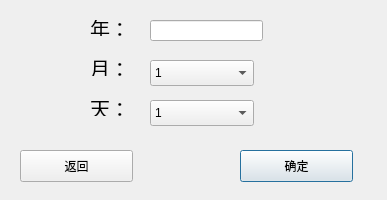
<?xml version="1.0" encoding="UTF-8"?>
<ui version="4.0">
 <class>RecordDialog</class>
 <widget class="QDialog" name="RecordDialog">
  <property name="geometry">
   <rect>
    <x>0</x>
    <y>0</y>
    <width>387</width>
    <height>200</height>
   </rect>
  </property>
  <property name="windowTitle">
   <string>Dialog</string>
  </property>
  <widget class="QPushButton" name="pushButton">
   <property name="geometry">
    <rect>
     <x>240</x>
     <y>150</y>
     <width>113</width>
     <height>32</height>
    </rect>
   </property>
   <property name="text">
    <string>确定</string>
   </property>
  </widget>
  <widget class="QPushButton" name="pushButton_2">
   <property name="geometry">
    <rect>
     <x>20</x>
     <y>150</y>
     <width>113</width>
     <height>32</height>
    </rect>
   </property>
   <property name="text">
    <string>返回</string>
   </property>
  </widget>
  <widget class="QLabel" name="label">
   <property name="geometry">
    <rect>
     <x>90</x>
     <y>20</y>
     <width>60</width>
     <height>16</height>
    </rect>
   </property>
   <property name="font">
    <font>
     <pointsize>15</pointsize>
    </font>
   </property>
   <property name="text">
    <string>年：</string>
   </property>
  </widget>
  <widget class="QLineEdit" name="lineEdit">
   <property name="geometry">
    <rect>
     <x>150</x>
     <y>20</y>
     <width>113</width>
     <height>21</height>
    </rect>
   </property>
  </widget>
  <widget class="QLabel" name="label_2">
   <property name="geometry">
    <rect>
     <x>90</x>
     <y>60</y>
     <width>60</width>
     <height>16</height>
    </rect>
   </property>
   <property name="font">
    <font>
     <pointsize>15</pointsize>
    </font>
   </property>
   <property name="text">
    <string>月：</string>
   </property>
  </widget>
  <widget class="QComboBox" name="comboBox">
   <property name="geometry">
    <rect>
     <x>150</x>
     <y>60</y>
     <width>104</width>
     <height>26</height>
    </rect>
   </property>
   <item>
    <property name="text">
     <string>1</string>
    </property>
   </item>
   <item>
    <property name="text">
     <string>2</string>
    </property>
   </item>
   <item>
    <property name="text">
     <string>3</string>
    </property>
   </item>
   <item>
    <property name="text">
     <string>4</string>
    </property>
   </item>
   <item>
    <property name="text">
     <string>5</string>
    </property>
   </item>
   <item>
    <property name="text">
     <string>6</string>
    </property>
   </item>
   <item>
    <property name="text">
     <string>7</string>
    </property>
   </item>
   <item>
    <property name="text">
     <string>8</string>
    </property>
   </item>
   <item>
    <property name="text">
     <string>9</string>
    </property>
   </item>
   <item>
    <property name="text">
     <string>10</string>
    </property>
   </item>
   <item>
    <property name="text">
     <string>11</string>
    </property>
   </item>
   <item>
    <property name="text">
     <string>12</string>
    </property>
   </item>
  </widget>
  <widget class="QLabel" name="label_3">
   <property name="geometry">
    <rect>
     <x>90</x>
     <y>100</y>
     <width>60</width>
     <height>16</height>
    </rect>
   </property>
   <property name="font">
    <font>
     <pointsize>15</pointsize>
    </font>
   </property>
   <property name="text">
    <string>天：</string>
   </property>
  </widget>
  <widget class="QComboBox" name="comboBox_2">
   <property name="geometry">
    <rect>
     <x>150</x>
     <y>100</y>
     <width>104</width>
     <height>26</height>
    </rect>
   </property>
   <item>
    <property name="text">
     <string>1</string>
    </property>
   </item>
   <item>
    <property name="text">
     <string>2</string>
    </property>
   </item>
   <item>
    <property name="text">
     <string>3</string>
    </property>
   </item>
   <item>
    <property name="text">
     <string>4</string>
    </property>
   </item>
   <item>
    <property name="text">
     <string>5</string>
    </property>
   </item>
   <item>
    <property name="text">
     <string>6</string>
    </property>
   </item>
   <item>
    <property name="text">
     <string>7</string>
    </property>
   </item>
   <item>
    <property name="text">
     <string>8</string>
    </property>
   </item>
   <item>
    <property name="text">
     <string>9</string>
    </property>
   </item>
   <item>
    <property name="text">
     <string>10</string>
    </property>
   </item>
   <item>
    <property name="text">
     <string>11</string>
    </property>
   </item>
   <item>
    <property name="text">
     <string>12</string>
    </property>
   </item>
   <item>
    <property name="text">
     <string>13</string>
    </property>
   </item>
   <item>
    <property name="text">
     <string>14</string>
    </property>
   </item>
   <item>
    <property name="text">
     <string>15</string>
    </property>
   </item>
   <item>
    <property name="text">
     <string>16</string>
    </property>
   </item>
   <item>
    <property name="text">
     <string>17</string>
    </property>
   </item>
   <item>
    <property name="text">
     <string>18</string>
    </property>
   </item>
   <item>
    <property name="text">
     <string>19</string>
    </property>
   </item>
   <item>
    <property name="text">
     <string>20</string>
    </property>
   </item>
   <item>
    <property name="text">
     <string>21</string>
    </property>
   </item>
   <item>
    <property name="text">
     <string>22</string>
    </property>
   </item>
   <item>
    <property name="text">
     <string>23</string>
    </property>
   </item>
   <item>
    <property name="text">
     <string>24</string>
    </property>
   </item>
   <item>
    <property name="text">
     <string>25</string>
    </property>
   </item>
   <item>
    <property name="text">
     <string>26</string>
    </property>
   </item>
   <item>
    <property name="text">
     <string>27</string>
    </property>
   </item>
   <item>
    <property name="text">
     <string>28</string>
    </property>
   </item>
   <item>
    <property name="text">
     <string>29</string>
    </property>
   </item>
   <item>
    <property name="text">
     <string>30</string>
    </property>
   </item>
   <item>
    <property name="text">
     <string>31</string>
    </property>
   </item>
  </widget>
  <widget class="QPushButton" name="pushButton_3">
   <property name="geometry">
    <rect>
     <x>400</x>
     <y>240</y>
     <width>113</width>
     <height>32</height>
    </rect>
   </property>
   <property name="text">
    <string>确定</string>
   </property>
  </widget>
  <widget class="QPushButton" name="pushButton_4">
   <property name="geometry">
    <rect>
     <x>160</x>
     <y>240</y>
     <width>113</width>
     <height>32</height>
    </rect>
   </property>
   <property name="text">
    <string>返回</string>
   </property>
  </widget>
 </widget>
 <resources/>
 <connections/>
</ui>
